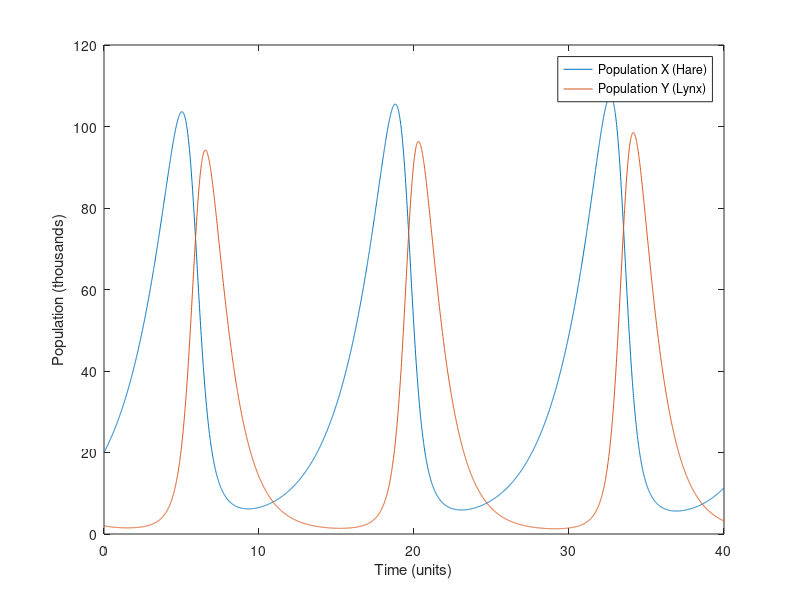

Write MATLAB code to recreate this figure.
%Problem 1: Correlation Coefficient of Lynx and Hare Populations
%Benjamin Asdell, UID: 005114992
%Calculates and plots data for two competing populations as they change
%over time

clc;
%Part A: Generating data set
%initializing time-related constants
t_i = 0; t_f = 40;
dt = 0.01;
t_steps = ceil(t_f/dt);
t = linspace(t_i,t_f,t_steps);
%initializing data arrays
x = zeros(1,t_steps);y = zeros(1,t_steps);
x(1) = 20;
y(1) = 2;
%Discretized Lotka-Volterra calculation
for k = 2:t_steps
    x(k) = x(k-1) + dt*(0.4*x(k-1) - 0.018*x(k-1)*y(k-1));
    y(k) = y(k-1) + dt*(-0.8*y(k-1) + 0.023*x(k-1)*y(k-1));
end
%generating the plot
plot(t,x);
xlabel('Time (units)');
ylabel('Population (thousands)');
hold on
plot(t,y);
hold off
legend('Population X (Hare)', 'Population Y (Lynx)');
saveas(gcf, 'hw4_005114992_p1.png');
%Part B: One period data for correlation coefficient
%Subarrays extracted from original data arrays
x2 = x(520:1895);
y2 = y(520:1895);
%Setup for correlation calculation
x_avg = mean(x2);
y_avg = mean(y2);
x3 = x2 - x_avg;
y3 = y2 - y_avg;
a = sum(x3.*y3);
b = sum(x3.^2);
c = sum(y3.^2);
r = a/(sqrt(b)*sqrt(c));
fprintf('The correlation coefficient is: %1.5f', r);